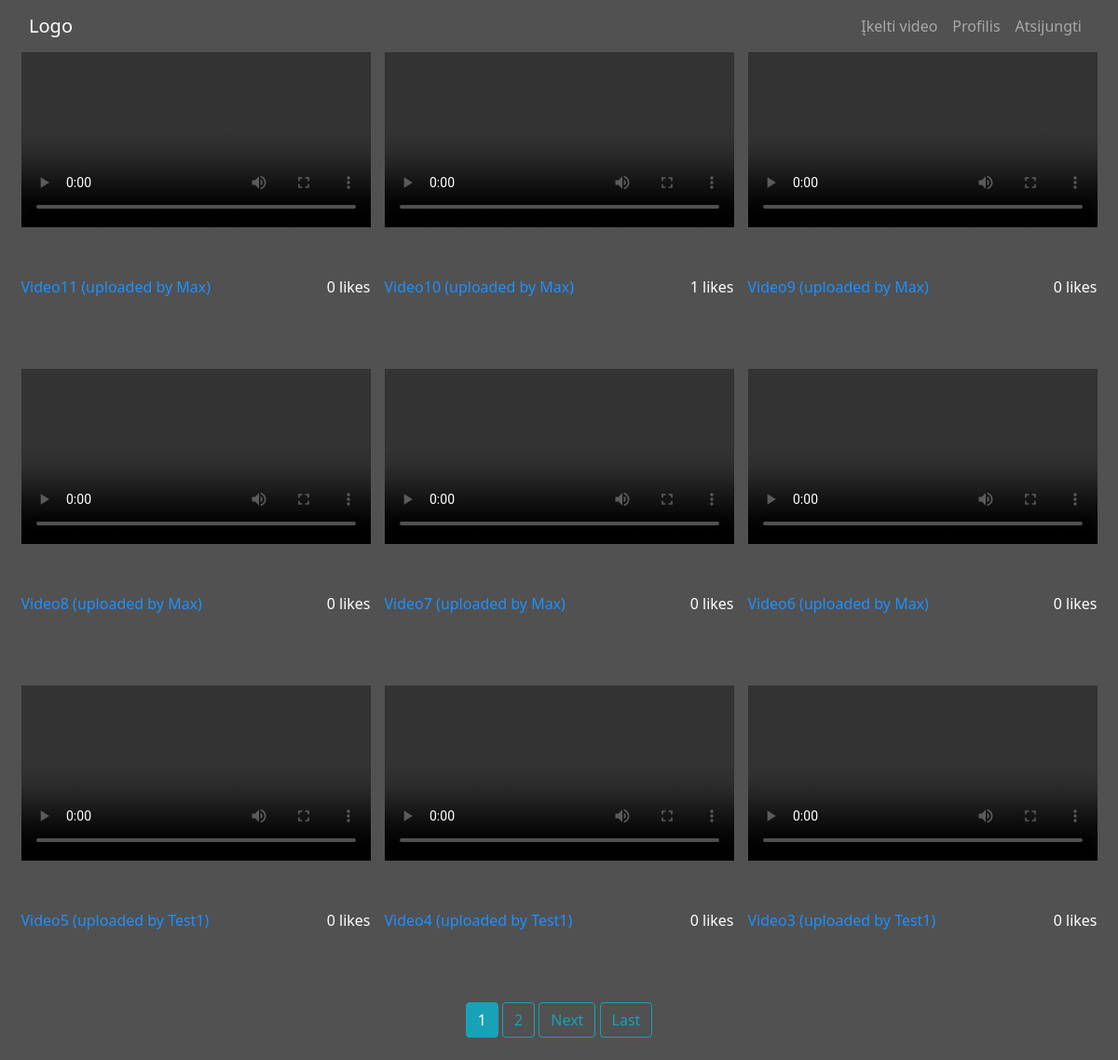
Screenshot of / (signed in) with the database file from the repository.
### web_app/models.py (models this page shows, shortened)
class Post(models.Model):
    user = models.ForeignKey(User, on_delete=models.PROTECT)
    title = models.CharField(max_length=150, blank=False)
    likes = models.PositiveIntegerField(default=0)
    video = models.FileField(upload_to="videos/", null=True)
    date_posted = models.DateTimeField(default=timezone.now)
    liked = models.ManyToManyField(User, default=None, blank=True, related_name="liked")

### web_app/views.py (the view)
# urls.py: path("", web_app_views.PostListView.as_view(), name="home"),
class PostListView(ListView):
    model = Post
    template_name = "web_app/home.html"
    context_object_name = "posts"
    ordering = ["-date_posted"]  # latest to oldest
    paginate_by = 9

### web_app/templates/web_app/home.html (shortened to what this page needs)
{% extends 'web_app/base.html' %}
{% block content %}
<section class="main">
    <div class="container container-main">
        <div id='home-profile-videos' class="profile-videos">
            {% for post in posts %}
            <div class="wrapper-main">
                <div class="video-main">
                    <video width='375' height="240" controls>
                        <source src='{{ post.video.url }}' type='video/mp4'>
                    </video>
                </div>
                <div class="text-main">
                    <a href="{% url 'post-detail' post.pk %}">
                        <p>{{ post.title }} (uploaded by {{ post.user }})</p>
                    </a>
                    <p>{{ post.likes }} likes</p>
                </div>
            </div>
            {% endfor %}
        </div>
        {% include 'web_app/pages.html' %}
    </div>
</section>
{% endblock content %}

### web_app/static/web_app/main.css (style rules this page uses)
html, body { font-family: 'Segoe UI', Tahoma, Geneva, Verdana, sans-serif; min-height: 100vh; }
a { text-decoration: none; color: dodgerblue; }
.main { margin-top: 56px; }
.container-main { max-width: 1440px; background-color: #515151; min-height: 100vh; }
.profile-videos { padding-top: 147px; display: flex; flex-wrap: wrap; }
#home-profile-videos { padding-top: 0; }
.wrapper-main { display: flex; flex-direction: column; width: 375px; height: 270px; margin: 0px auto 70px auto; }
.video-main { height: 240px; }
.text-main { display: flex; justify-content: space-between; align-items: baseline; height: 30px; color: white; }
video { max-width: 100%; height: auto; }

### rows the page displays
Post: title "Video11", user "Max", likes "0"
Post: title "Video10", user "Max", likes "1"
Post: title "Video9", user "Max", likes "0"
Post: title "Video8", user "Max", likes "0"
Post: title "Video7", user "Max", likes "0"
Post: title "Video6", user "Max", likes "0"
Post: title "Video5", user "Test1", likes "0"
Post: title "Video4", user "Test1", likes "0"
Post: title "Video3", user "Test1", likes "0"

### other values shown
{{ num }} "1"
{{ num }} "2"
